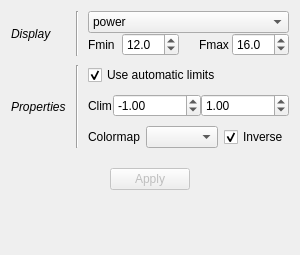
              <widget class="QWidget" name="_topo_page">
               <layout class="QVBoxLayout" name="verticalLayout_37">
                <item>
                 <layout class="QGridLayout" name="gridLayout_19">
                  <property name="verticalSpacing">
                   <number>9</number>
                  </property>
                  <item row="1" column="1">
                   <widget class="Line" name="line_27">
                    <property name="minimumSize">
                     <size>
                      <width>10</width>
                      <height>0</height>
                     </size>
                    </property>
                    <property name="orientation">
                     <enum>Qt::Vertical</enum>
                    </property>
                   </widget>
                  </item>
                  <item row="2" column="1" rowspan="3">
                   <widget class="Line" name="line_20">
                    <property name="minimumSize">
                     <size>
                      <width>10</width>
                      <height>0</height>
                     </size>
                    </property>
                    <property name="orientation">
                     <enum>Qt::Vertical</enum>
                    </property>
                   </widget>
                  </item>
                  <item row="2" column="2" colspan="6">
                   <widget class="QCheckBox" name="_PanTopoAutoClim">
                    <property name="text">
                     <string>Use automatic limits</string>
                    </property>
                    <property name="checked">
                     <bool>true</bool>
                    </property>
                   </widget>
                  </item>
                  <item row="3" column="2" colspan="6">
                   <widget class="QWidget" name="_PanTopoClimW" native="true">
                    <property name="minimumSize">
                     <size>
                      <width>30</width>
                      <height>0</height>
                     </size>
                    </property>
                    <layout class="QHBoxLayout" name="horizontalLayout_18">
                     <property name="spacing">
                      <number>0</number>
                     </property>
                     <property name="leftMargin">
                      <number>0</number>
                     </property>
                     <property name="topMargin">
                      <number>0</number>
                     </property>
                     <property name="rightMargin">
                      <number>0</number>
                     </property>
                     <property name="bottomMargin">
                      <number>0</number>
                     </property>
                     <item>
                      <widget class="QLabel" name="label_66">
                       <property name="text">
                        <string>Clim</string>
                       </property>
                      </widget>
                     </item>
                     <item>
                      <widget class="QDoubleSpinBox" name="_PanTopoCmin">
                       <property name="decimals">
                        <number>2</number>
                       </property>
                       <property name="minimum">
                        <double>-1000000.000000000000000</double>
                       </property>
                       <property name="maximum">
                        <double>1000000.000000000000000</double>
                       </property>
                       <property name="value">
                        <double>-1.000000000000000</double>
                       </property>
                      </widget>
                     </item>
                     <item>
                      <widget class="QDoubleSpinBox" name="_PanTopoCmax">
                       <property name="decimals">
                        <number>2</number>
                       </property>
                       <property name="minimum">
                        <double>-1000000.000000000000000</double>
                       </property>
                       <property name="maximum">
                        <double>1000000.000000000000000</double>
                       </property>
                       <property name="value">
                        <double>1.000000000000000</double>
                       </property>
                      </widget>
                     </item>
                    </layout>
                   </widget>
                  </item>
                  <item row="2" column="0" rowspan="3">
                   <widget class="QLabel" name="label_63">
                    <property name="font">
                     <font>
                      <italic>true</italic>
                      <underline>false</underline>
                     </font>
                    </property>
                    <property name="text">
                     <string>Properties</string>
                    </property>
                   </widget>
                  </item>
                  <item row="1" column="2" colspan="6">
                   <widget class="QWidget" name="widget_9" native="true">
                    <layout class="QVBoxLayout" name="verticalLayout_32">
                     <property name="spacing">
                      <number>0</number>
                     </property>
                     <property name="leftMargin">
                      <number>0</number>
                     </property>
                     <property name="topMargin">
                      <number>0</number>
                     </property>
                     <property name="rightMargin">
                      <number>0</number>
                     </property>
                     <property name="bottomMargin">
                      <number>0</number>
                     </property>
                     <item>
                      <layout class="QGridLayout" name="gridLayout_20">
                       <item row="1" column="0" colspan="2">
                        <widget class="QWidget" name="_PanTopoFW" native="true">
                         <property name="minimumSize">
                          <size>
                           <width>0</width>
                           <height>0</height>
                          </size>
                         </property>
                         <layout class="QHBoxLayout" name="horizontalLayout_16">
                          <property name="spacing">
                           <number>0</number>
                          </property>
                          <property name="leftMargin">
                           <number>0</number>
                          </property>
                          <property name="topMargin">
                           <number>0</number>
                          </property>
                          <property name="rightMargin">
                           <number>0</number>
                          </property>
                          <property name="bottomMargin">
                           <number>0</number>
                          </property>
                          <item>
                           <widget class="QLabel" name="label_69">
                            <property name="text">
                             <string>Fmin</string>
                            </property>
                           </widget>
                          </item>
                          <item>
                           <widget class="QDoubleSpinBox" name="_PanTopoFmin">
                            <property name="decimals">
                             <number>1</number>
                            </property>
                            <property name="value">
                             <double>12.000000000000000</double>
                            </property>
                           </widget>
                          </item>
                          <item>
                           <spacer name="horizontalSpacer_19">
                            <property name="orientation">
                             <enum>Qt::Horizontal</enum>
                            </property>
                            <property name="sizeType">
                             <enum>QSizePolicy::Fixed</enum>
                            </property>
                            <property name="sizeHint" stdset="0">
                             <size>
                              <width>20</width>
                              <height>20</height>
                             </size>
                            </property>
                           </spacer>
                          </item>
                          <item>
                           <widget class="QLabel" name="label_70">
                            <property name="text">
                             <string>Fmax</string>
                            </property>
                           </widget>
                          </item>
                          <item>
                           <widget class="QDoubleSpinBox" name="_PanTopoFmax">
                            <property name="decimals">
                             <number>1</number>
                            </property>
                            <property name="value">
                             <double>16.000000000000000</double>
                            </property>
                           </widget>
                          </item>
                         </layout>
                        </widget>
                       </item>
                       <item row="0" column="0" colspan="2">
                        <widget class="QComboBox" name="_PanTopoDisp">
                         <property name="currentIndex">
                          <number>0</number>
                         </property>
                         <item>
                          <property name="text">
                           <string>power</string>
                          </property>
                         </item>
                         <item>
                          <property name="text">
                           <string>amplitude</string>
                          </property>
                         </item>
                         <item>
                          <property name="text">
                           <string>filter</string>
                          </property>
                         </item>
                        </widget>
                       </item>
                      </layout>
                     </item>
                    </layout>
                   </widget>
                  </item>
                  <item row="1" column="0">
                   <widget class="QLabel" name="label_65">
                    <property name="font">
                     <font>
                      <italic>true</italic>
                     </font>
                    </property>
                    <property name="text">
                     <string>Display</string>
                    </property>
                   </widget>
                  </item>
                  <item row="4" column="2">
                   <widget class="QLabel" name="label_67">
                    <property name="text">
                     <string>Colormap</string>
                    </property>
                   </widget>
                  </item>
                  <item row="4" column="7">
                   <widget class="QCheckBox" name="_PanTopoRev">
                    <property name="text">
                     <string>Inverse</string>
                    </property>
                    <property name="checked">
                     <bool>true</bool>
                    </property>
                   </widget>
                  </item>
                  <item row="4" column="3" colspan="4">
                   <widget class="QComboBox" name="_PanTopoCmap"/>
                  </item>
                 </layout>
                </item>
                <item>
                 <widget class="QWidget" name="_PanTopoVizW" native="true">
                  <property name="enabled">
                   <bool>false</bool>
                  </property>
                  <property name="minimumSize">
                   <size>
                    <width>0</width>
                    <height>0</height>
                   </size>
                  </property>
                  <layout class="QVBoxLayout" name="verticalLayout_41">
                   <property name="spacing">
                    <number>0</number>
                   </property>
                   <property name="leftMargin">
                    <number>0</number>
                   </property>
                   <property name="topMargin">
                    <number>0</number>
                   </property>
                   <property name="rightMargin">
                    <number>0</number>
                   </property>
                   <property name="bottomMargin">
                    <number>0</number>
                   </property>
                   <item>
                    <widget class="QWidget" name="widget_10" native="true">
                     <property name="minimumSize">
                      <size>
                       <width>0</width>
                       <height>50</height>
                      </size>
                     </property>
                     <layout class="QHBoxLayout" name="horizontalLayout_17">
                      <item>
                       <spacer name="horizontalSpacer_24">
                        <property name="orientation">
                         <enum>Qt::Horizontal</enum>
                        </property>
                        <property name="sizeHint" stdset="0">
                         <size>
                          <width>40</width>
                          <height>20</height>
                         </size>
                        </property>
                       </spacer>
                      </item>
                      <item>
                       <widget class="QPushButton" name="_PanTopoApply">
                        <property name="text">
                         <string>Apply</string>
                        </property>
                       </widget>
                      </item>
                      <item>
                       <spacer name="horizontalSpacer_31">
                        <property name="orientation">
                         <enum>Qt::Horizontal</enum>
                        </property>
                        <property name="sizeHint" stdset="0">
                         <size>
                          <width>40</width>
                          <height>20</height>
                         </size>
                        </property>
                       </spacer>
                      </item>
                     </layout>
                    </widget>
                   </item>
                  </layout>
                 </widget>
                </item>
                <item>
                 <spacer name="verticalSpacer_17">
                  <property name="orientation">
                   <enum>Qt::Vertical</enum>
                  </property>
                  <property name="sizeHint" stdset="0">
                   <size>
                    <width>20</width>
                    <height>40</height>
                   </size>
                  </property>
                 </spacer>
                </item>
               </layout>
               <zorder>verticalSpacer_17</zorder>
               <zorder></zorder>
               <zorder>_PanTopoVizW</zorder>
              </widget>
